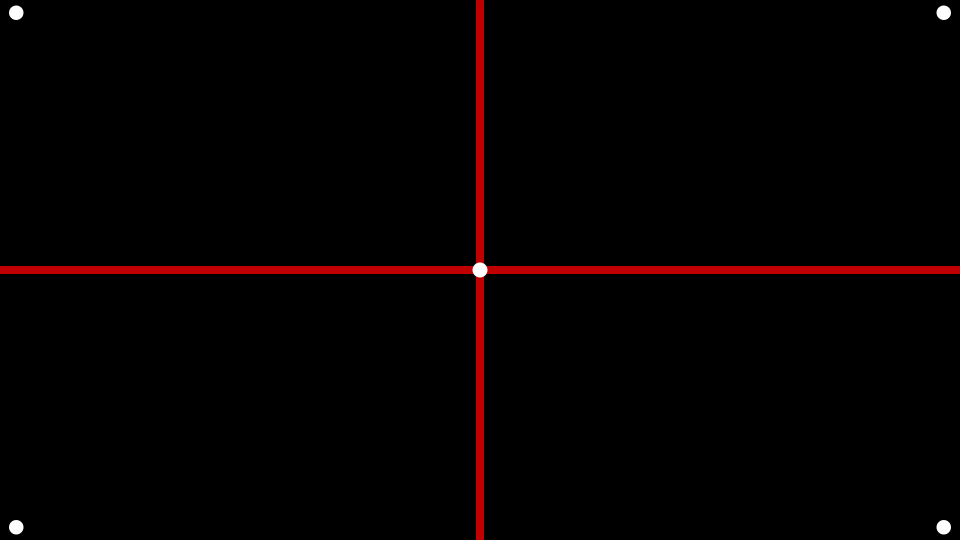
#> input picture version_4/center_shot.png, 1920 x 1080 px (shown at 1/2 size)
$ python slope_line.py
#> lines starting #> are read from the running program, lines starting #| are printed output that depends on the picture
import cv2
import numpy as np

def draw_line_through_center(img, slope):
    h, w = img.shape[:2]
    cx, cy = w // 2, h // 2

    # y절편 계산
    b = cy - slope * cx

    # 두 점의 좌표를 계산
    x_start = 0
    y_start = int(slope * x_start + b)
    x_end = w
    y_end = int(slope * x_end + b)

    # 선분을 초록색으로 그리기
    cv2.line(img, (x_start, y_start), (x_end, y_end), (0, 255, 0), 2)

# 이미지 읽기
img_path = "center_shot.png"
img = cv2.imread(img_path)
#> img is the input picture: shape (1080, 1920, 3); mean B, G, R 0.4, 0.4, 4.8

img = cv2.imread(img_path)

h, w, _ = img.shape
#> h = 1080; w = 1920
w = w // 2
#> w = 960
h = h // 2
#> h = 540
image = cv2.resize(img, (w, h))
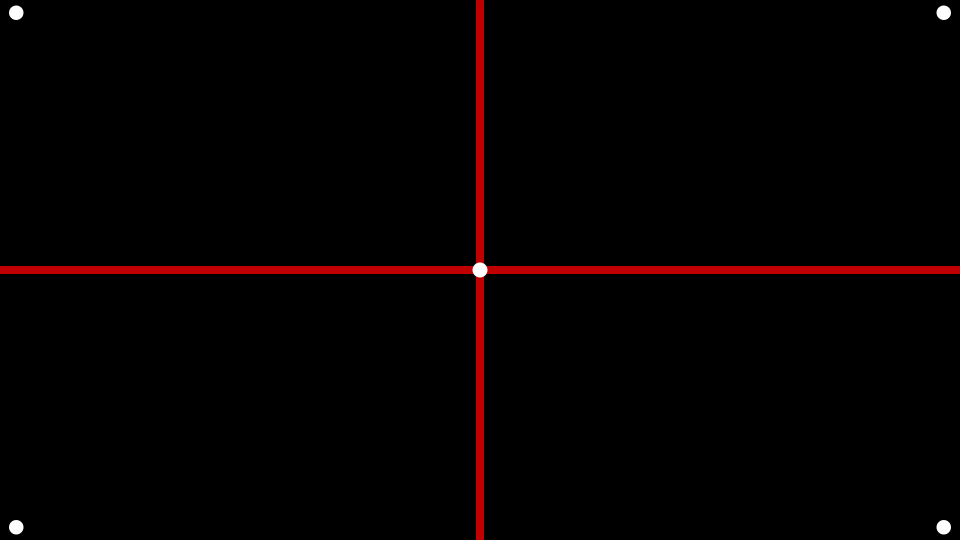
#> image: shape (540, 960, 3); mean B, G, R 0.4, 0.4, 4.8

angle =54.98 # 각도 대입 54.98, -26.19
angle2 =-26.19 # 각도 대입 54.98, -26.19
slope = np.tan(angle * np.pi / 180.0)
slope2 = np.tan(angle2 * np.pi / 180.0)

# 이미지에 기울기가 x인 선분을 그리기
draw_line_through_center(image, slope)
draw_line_through_center(image, slope2)
#> call 2 of draw_line_through_center, with slope = -0.492
#> in draw_line_through_center (call 2), `cv2.line(img, (x_start, y_start), (x_end, y_end), (0, 255, 0), 2)`:
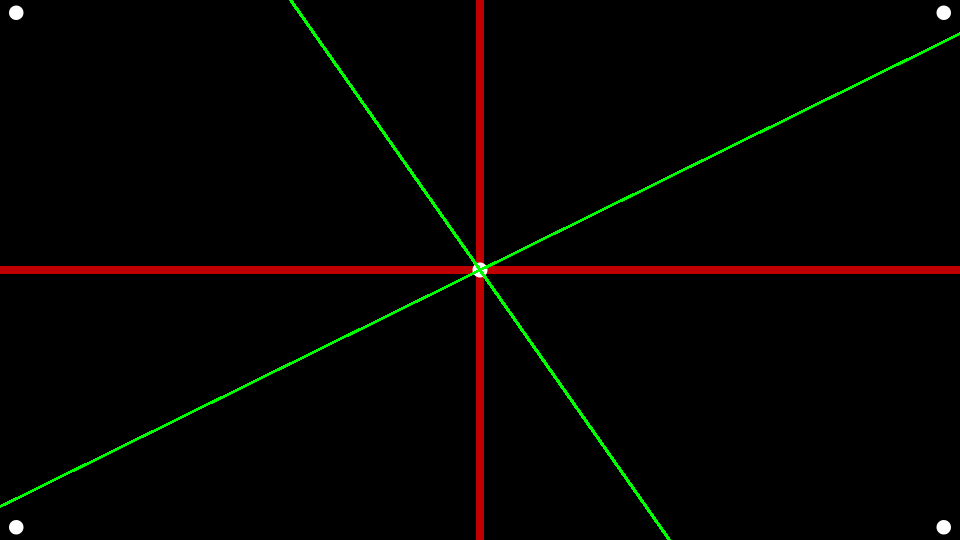
#> img: shape (540, 960, 3); mean B, G, R 0.4, 2.9, 4.7

# 결과 이미지 출력
cv2.imshow("Result", image)
cv2.waitKey(0)
cv2.destroyAllWindows()

$ run again, with version_4/test_1.png copied over version_4/center_shot.png
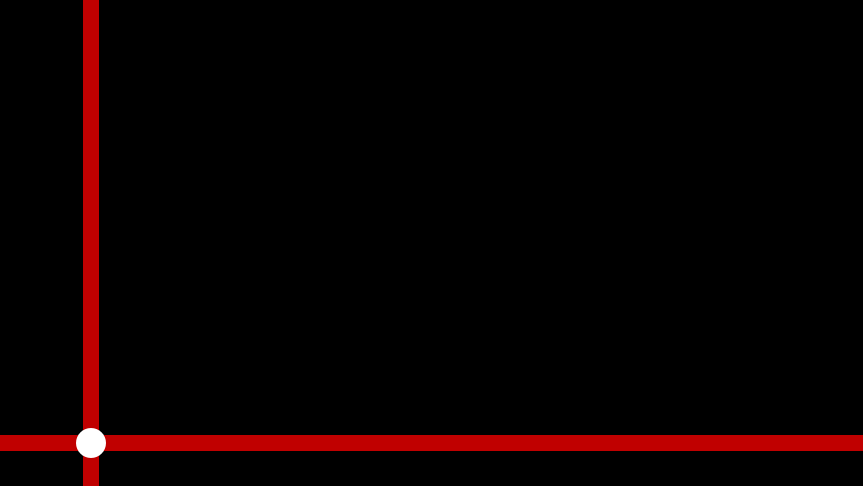
#> input picture version_4/test_1.png, 863 x 486 px
#> img is the input picture: shape (486, 863, 3); mean B, G, R 0.4, 0.4, 9.9
#> img: shape (243, 431, 3)
#> in draw_line_through_center (call 2), `cv2.line(img, (x_start, y_start), (x_end, y_end), (0, 255, 0), 2)`:
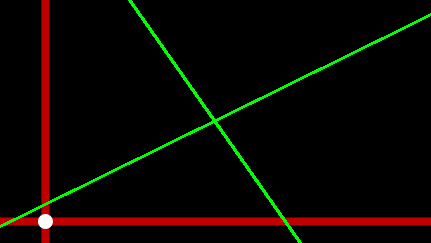
#> img: shape (243, 431, 3); mean B, G, R 0.4, 6, 9.7

$ run again, with version_4/test_4.png copied over version_4/center_shot.png
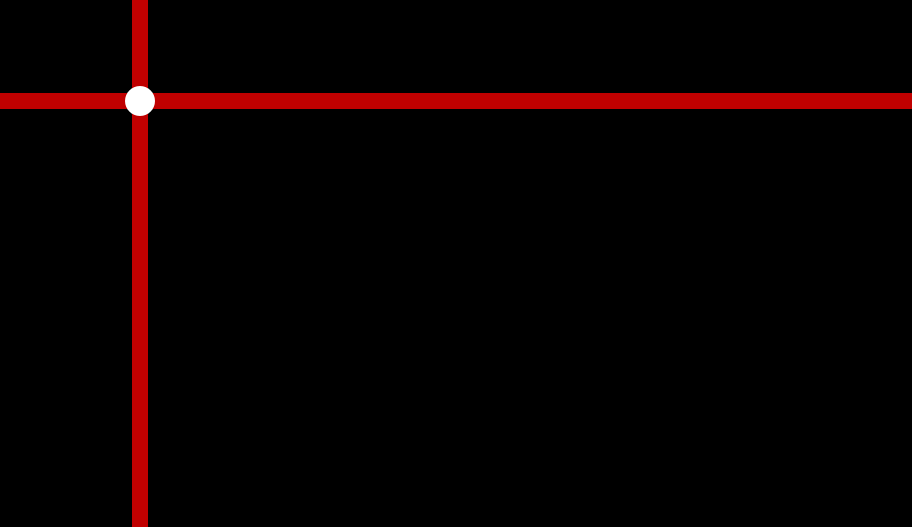
#> input picture version_4/test_4.png, 912 x 527 px
#> img is the input picture: shape (527, 912, 3); mean B, G, R 0.4, 0.4, 9.2
#> img: shape (263, 456, 3)
#> in draw_line_through_center (call 2), `cv2.line(img, (x_start, y_start), (x_end, y_end), (0, 255, 0), 2)`:
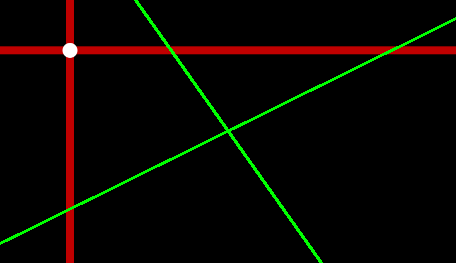
#> img: shape (263, 456, 3); mean B, G, R 0.4, 5.6, 9
